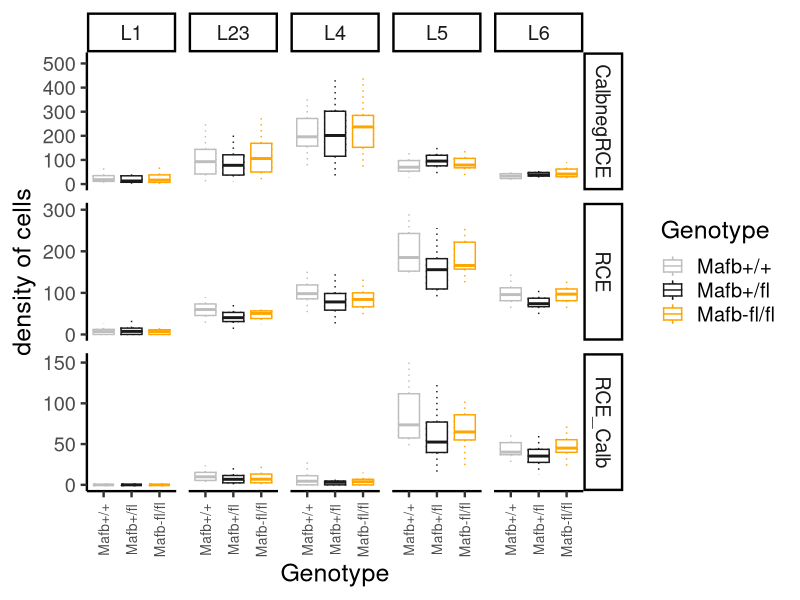

The R source for this figure:
library (plotrix) #use for std.error
library (ggplot2) #use for ggplot
library (plyr) #use for ddply
#load the data
DATA <- read.csv("2018-02-23-Mafb-Calb.csv")
DATA$Genotype <- factor(DATA$Genotype, levels = c("Mafb+/+", "Mafb+/fl", "Mafb-fl/fl"))

mm1 <- ddply(DATA, .(imagename, Layers, Genotype, Brainno, celltype), summarise, den_cell=cellcount/AreaMmsq )
mm1cal <-subset(mm1, celltype =="RCE_Calb")
mm1cal<- droplevels(mm1cal)
mm2a <- ddply(mm1, .(Layers, Genotype, celltype, Brainno), summarise, m_den = mean(den_cell), Sem = std.error(den_cell))
mm2acal<-subset(mm2a, celltype =="RCE_Calb")
mm2acal <- droplevels(mm2acal)
q1 <- ddply(mm1cal, .(Genotype, Layers), summarise, q25 = quantile (den_cell, 0.25), q50 = quantile (den_cell, 0.5),
            q75 = quantile (den_cell, 0.75))

#plot figSf
figSx <- ggplot(mm1, aes(x = Genotype, y = den_cell, colour = Genotype)) + 
  facet_grid(celltype ~ Layers, scales="free_y") +
  geom_boxplot(outlier.colour  = NA, linetype = "dotted") +
  geom_boxplot(aes(ymin=..lower.., ymax=..upper..), outlier.colour  = NA) + 
  scale_fill_manual(values=c("gray","gray10","orange"))+
  scale_colour_manual(values=c("gray","gray10", "orange"))+
  theme_classic (base_size = 18) +
  theme(axis.text.x= element_text(angle=90, vjust=0.5, size=10)) + 
  ylab("density of cells")

##

#ANOVA analysis for double lable GFP+Calbindin
stat3 <- aov(m_den ~Genotype*Layers, data = mm2acal)
stat3t <-TukeyHSD(stat3)
s3<- stat3t$`Genotype:Layers`
#posthoc for each layer
subset(s3, grepl("1",row.names(s3)) & !grepl("[2-6]", row.names (s3)))
subset(s3, grepl("2",row.names(s3)) & !grepl("[1, 4-6]", row.names (s3)))
subset(s3, grepl("4",row.names(s3)) & !grepl("[1-3,5,6]", row.names (s3)))
subset(s3, grepl("5",row.names(s3)) & !grepl("[1-4,6]", row.names (s3)))
subset(s3, grepl("6",row.names(s3)) & !grepl("[1-5]", row.names (s3)))

